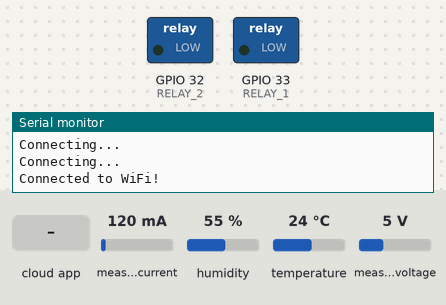
Simulated run of this sketch. Board: ESP32. Parts: switched loads named in the sketch (green lamp = pin HIGH), the last lines printed to the serial monitor. The test bench sets the inputs (shaded band); at power-on: measured current 120 mA, humidity 55 %, temperature 24 °C, measured voltage 5 V. WiFi joins after 1.5 s; servers stay silent unless stated; uploads are accepted with an empty reply.

Above: at 3.2 s.
3.3 s: the phone or cloud app sets 67d13b264dee339ca79b6f80 to 1
At 3.6 s:
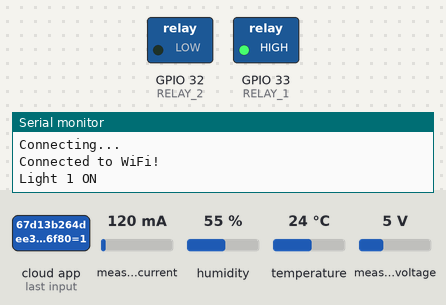
4.8 s: the phone or cloud app sets 67d13b566066f22be0656db5 to 1
At 5.9 s:
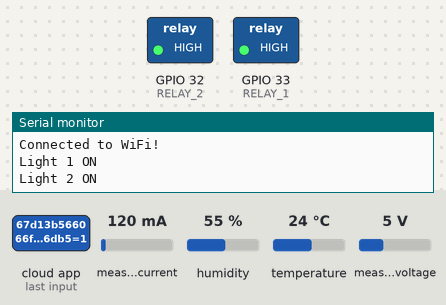
6.3 s: the phone or cloud app sets 67d13b264dee339ca79b6f80 to 0
At 7.1 s:
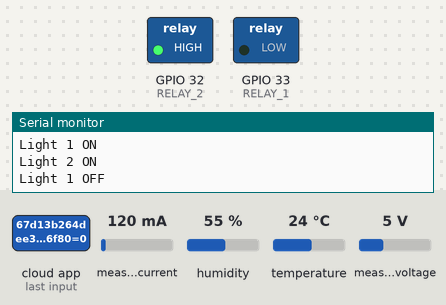
7.8 s: the phone or cloud app sets 67d13b566066f22be0656db5 to 0
At 8.2 s:
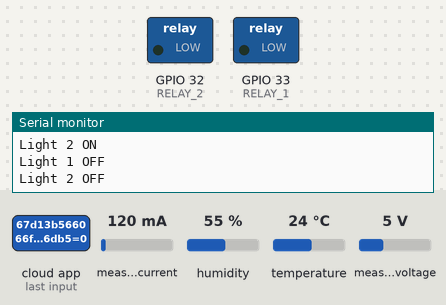
Timing chart, 0 to 10.8 s (numbered marks = the images above; inputs shaded):
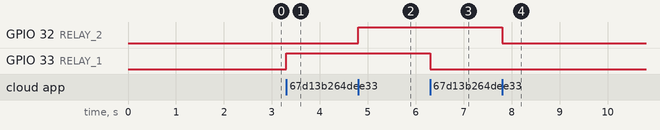

Measured:
- after the input at 3.3 s, GPIO 33 (RELAY_1): LOW → HIGH at once
- after the input at 4.8 s, GPIO 32 (RELAY_2): LOW → HIGH at once
- after the input at 6.3 s, GPIO 33 (RELAY_1): HIGH → LOW at once
- after the input at 7.8 s, GPIO 32 (RELAY_2): HIGH → LOW at once

The sketch:

FINAL_FINAL_CODE.ino
```cpp
#include <DHT.h>
#include <WiFi.h>
#include <HTTPClient.h>
#include <ArduinoJson.h>
#include <PZEM004Tv30.h>
#include <SinricPro.h>
#include <SinricProSwitch.h>

#define DHTPIN 4
#define DHTTYPE DHT11
DHT dht(DHTPIN, DHTTYPE);

// WiFi và server
const char* ssid = "Dyy";
const char* password = "11111111";
const char* serverName = "http://192.168.222.202:5000/data";
const char* serverURL = "http://192.168.222.202:5000/power-data";

// Sinric Pro
#define APP_KEY     "8e10eb5d-2f08-4317-908b-322a540c6239"
#define APP_SECRET  "07f2aa77-e000-4d17-aed1-c6af2b2b8e37-51b7fd9f-232a-4fdc-83a8-833818b01bf5"
#define DEVICE_ID_1 "67d13b264dee339ca79b6f80"
#define DEVICE_ID_2 "67d13b566066f22be0656db5"

// Relay
#define RELAY_1 33
#define RELAY_2 32

HardwareSerial pzemSerial(1);
PZEM004Tv30 pzem(pzemSerial, 16, 17);

// Xử lý bật/tắt đèn
bool onPowerState1(const String &deviceId, bool &state) {
  digitalWrite(RELAY_1, state ? HIGH : LOW);
  Serial.printf("Light 1 %s\n", state ? "ON" : "OFF");
  return true;
}
bool onPowerState2(const String &deviceId, bool &state) {
  digitalWrite(RELAY_2, state ? HIGH : LOW);
  Serial.printf("Light 2 %s\n", state ? "ON" : "OFF");
  return true;
}

void setup() {
  Serial.begin(115200);

  WiFi.begin(ssid, password);
  while (WiFi.status() != WL_CONNECTED) {
    delay(1000);
    Serial.println("Connecting...");
  }
  Serial.println("Connected to WiFi!");

  dht.begin();
  pinMode(RELAY_1, OUTPUT);
  pinMode(RELAY_2, OUTPUT);
  digitalWrite(RELAY_1, LOW);
  digitalWrite(RELAY_2, LOW);

  // SinricPro setup
  SinricProSwitch &myLight1 = SinricPro[DEVICE_ID_1];
  myLight1.onPowerState(onPowerState1);
  SinricProSwitch &myLight2 = SinricPro[DEVICE_ID_2];
  myLight2.onPowerState(onPowerState2);
  SinricPro.begin(APP_KEY, APP_SECRET);

  // Tạo task gửi dữ liệu
  xTaskCreatePinnedToCore(
    dataTask,      // Hàm task
    "DataTask",    // Tên task
    5000,          // Stack size
    NULL,          // Tham số
    1,             // Ưu tiên
    NULL,          // Handle
    1              // Chạy trên core 1
  );
}

void loop() {
  SinricPro.handle(); // Luôn chạy mượt
}

// Task gửi dữ liệu định kỳ
void dataTask(void * parameter) {
  const unsigned long interval = 10000; // 10 giây
  unsigned long lastSend = 0;

  while (true) {
    unsigned long now = millis();
    if (now - lastSend >= interval) {
      lastSend = now;
      ensureWiFi();

      // Đọc cảm biến DHT
      float temperature = dht.readTemperature();
      float humidity = dht.readHumidity();

      if (!isnan(temperature) && !isnan(humidity)) {
        sendHumidity(temperature, humidity);
      }

      // Đọc cảm biến PZEM
      float voltage = pzem.voltage();
      float current = pzem.current();
      float power = pzem.power();
      float energy = pzem.energy();
      float frequency = pzem.frequency();
      float pf = pzem.pf();

      sendToServer(voltage, current, power, energy, frequency, pf);
    }

    vTaskDelay(100 / portTICK_PERIOD_MS); // Nghỉ 100ms
  }
}

// Gửi nhiệt độ và độ ẩm
void sendHumidity(float temperature, float humidity) {
  HTTPClient http;
  http.begin(serverName);
  http.addHeader("Content-Type", "application/json");

  StaticJsonDocument<200> jsonDoc;
  jsonDoc["temperature"] = temperature;
  jsonDoc["humidity"] = humidity;

  String requestData;
  serializeJson(jsonDoc, requestData);

  int httpResponseCode = http.POST(requestData);
  if (httpResponseCode > 0) {
    Serial.println("Humidity sent: " + http.getString());
  } else {
    Serial.println("Humidity send error");
  }
  http.end();
}

// Gửi dữ liệu điện
void sendToServer(float voltage, float current, float power, float energy, float frequency, float pf) {
  HTTPClient http;
  http.begin(serverURL);
  http.addHeader("Content-Type", "application/json");

  StaticJsonDocument<512> jsonDoc;
  jsonDoc["voltage"] = voltage;
  jsonDoc["current"] = current;
  jsonDoc["power"] = power;
  jsonDoc["energy"] = energy;
  jsonDoc["frequency"] = frequency;
  jsonDoc["power_factor"] = pf;

  String jsonStr;
  serializeJson(jsonDoc, jsonStr);
  Serial.println("Sending power data...");

  int httpResponseCode = http.POST(jsonStr);
  if (httpResponseCode > 0) {
    Serial.println("Power data sent: " + http.getString());
  } else {
    Serial.printf("HTTP error: %d\n", httpResponseCode);
  }

  http.end();
}

// Kiểm tra kết nối WiFi
void ensureWiFi() {
  if (WiFi.status() != WL_CONNECTED) {
    Serial.println("Reconnecting to WiFi...");
    WiFi.disconnect();
    WiFi.reconnect();
    while (WiFi.status() != WL_CONNECTED) {
      delay(500);
      Serial.print(".");
    }
    Serial.println("\nReconnected!");
  }
}
```
